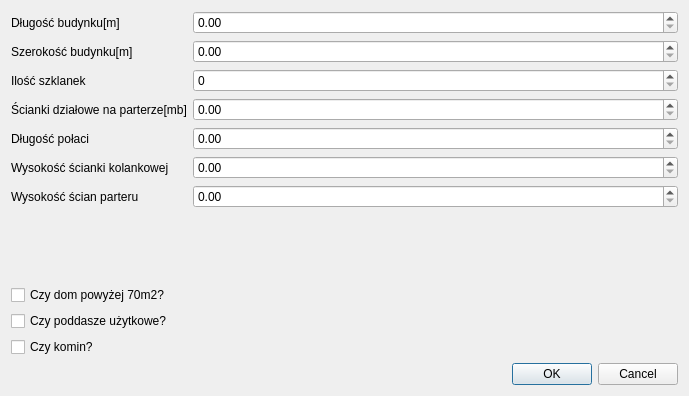
<?xml version="1.0" encoding="UTF-8"?>
<ui version="4.0">
 <class>new_cost_estimate_window</class>
 <widget class="QDialog" name="new_cost_estimate_window">
  <property name="geometry">
   <rect>
    <x>0</x>
    <y>0</y>
    <width>689</width>
    <height>396</height>
   </rect>
  </property>
  <property name="windowTitle">
   <string>Nowy kosztorys</string>
  </property>
  <layout class="QVBoxLayout" name="verticalLayout">
   <item>
    <layout class="QFormLayout" name="formLayout">
     <item row="0" column="0">
      <widget class="QLabel" name="label">
       <property name="text">
        <string>Długość budynku[m]</string>
       </property>
       <property name="buddy">
        <cstring>SpinBox_building_length</cstring>
       </property>
      </widget>
     </item>
     <item row="0" column="1">
      <widget class="QDoubleSpinBox" name="SpinBox_building_length"/>
     </item>
     <item row="1" column="0">
      <widget class="QLabel" name="label_2">
       <property name="text">
        <string>Szerokość budynku[m]</string>
       </property>
       <property name="buddy">
        <cstring>SpinBox_building_width</cstring>
       </property>
      </widget>
     </item>
     <item row="1" column="1">
      <widget class="QDoubleSpinBox" name="SpinBox_building_width"/>
     </item>
     <item row="2" column="0">
      <widget class="QLabel" name="label_3">
       <property name="text">
        <string>Ilość szklanek</string>
       </property>
       <property name="buddy">
        <cstring>spinBox_number_of_footings</cstring>
       </property>
      </widget>
     </item>
     <item row="2" column="1">
      <widget class="QSpinBox" name="spinBox_number_of_footings"/>
     </item>
     <item row="3" column="0">
      <widget class="QLabel" name="label_4">
       <property name="text">
        <string>Ścianki działowe na parterze[mb]</string>
       </property>
       <property name="buddy">
        <cstring>SpinBox_first_floor_partitions</cstring>
       </property>
      </widget>
     </item>
     <item row="3" column="1">
      <widget class="QDoubleSpinBox" name="SpinBox_first_floor_partitions"/>
     </item>
     <item row="4" column="0">
      <widget class="QLabel" name="label_5">
       <property name="text">
        <string>Długość połaci</string>
       </property>
       <property name="buddy">
        <cstring>SpinBox_length_of_roof_slope</cstring>
       </property>
      </widget>
     </item>
     <item row="4" column="1">
      <widget class="QDoubleSpinBox" name="SpinBox_length_of_roof_slope"/>
     </item>
     <item row="5" column="0">
      <widget class="QLabel" name="label_6">
       <property name="text">
        <string>Wysokość ścianki kolankowej</string>
       </property>
       <property name="buddy">
        <cstring>SpinBox_knee_wall_height</cstring>
       </property>
      </widget>
     </item>
     <item row="5" column="1">
      <widget class="QDoubleSpinBox" name="SpinBox_knee_wall_height"/>
     </item>
     <item row="6" column="0">
      <widget class="QLabel" name="label_7">
       <property name="text">
        <string>Wysokość ścian parteru</string>
       </property>
       <property name="buddy">
        <cstring>SpinBox_first_floor_wall_height</cstring>
       </property>
      </widget>
     </item>
     <item row="6" column="1">
      <widget class="QDoubleSpinBox" name="SpinBox_first_floor_wall_height"/>
     </item>
     <item row="8" column="0">
      <widget class="QLabel" name="label_8">
       <property name="text">
        <string/>
       </property>
      </widget>
     </item>
     <item row="9" column="0">
      <widget class="QLabel" name="label_9">
       <property name="text">
        <string/>
       </property>
      </widget>
     </item>
    </layout>
   </item>
   <item>
    <widget class="QCheckBox" name="checkBox_is_the_house_over_70m2">
     <property name="text">
      <string>Czy dom powyżej 70m2?</string>
     </property>
    </widget>
   </item>
   <item>
    <widget class="QCheckBox" name="checkBox_is_the_attic_usable">
     <property name="text">
      <string>Czy poddasze użytkowe?</string>
     </property>
    </widget>
   </item>
   <item>
    <widget class="QCheckBox" name="checkBox_has_chimney">
     <property name="text">
      <string>Czy komin?</string>
     </property>
    </widget>
   </item>
   <item>
    <widget class="QDialogButtonBox" name="buttonBox">
     <property name="orientation">
      <enum>Qt::Horizontal</enum>
     </property>
     <property name="standardButtons">
      <set>QDialogButtonBox::Cancel|QDialogButtonBox::Ok</set>
     </property>
    </widget>
   </item>
  </layout>
 </widget>
 <tabstops>
  <tabstop>SpinBox_building_length</tabstop>
  <tabstop>SpinBox_building_width</tabstop>
  <tabstop>spinBox_number_of_footings</tabstop>
  <tabstop>SpinBox_first_floor_partitions</tabstop>
  <tabstop>SpinBox_length_of_roof_slope</tabstop>
  <tabstop>SpinBox_knee_wall_height</tabstop>
  <tabstop>SpinBox_first_floor_wall_height</tabstop>
  <tabstop>checkBox_is_the_house_over_70m2</tabstop>
  <tabstop>checkBox_is_the_attic_usable</tabstop>
 </tabstops>
 <resources/>
 <connections/>
</ui>
